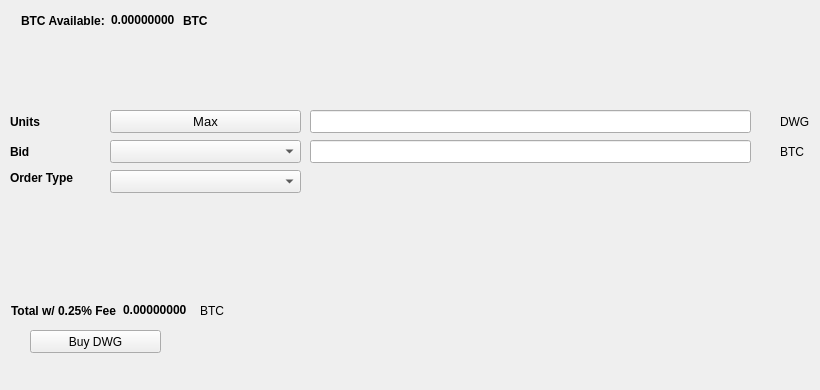
   <widget class="QWidget" name="BuyTab">
    <attribute name="title">
     <string>Buy</string>
    </attribute>
    <widget class="QPushButton" name="BuyDWG">
     <property name="geometry">
      <rect>
       <x>30</x>
       <y>330</y>
       <width>131</width>
       <height>23</height>
      </rect>
     </property>
     <property name="text">
      <string>Buy DWG</string>
     </property>
     <property name="icon">
      <iconset resource="../dwg.qrc">
       <normaloff>:/icons/bitcoin</normaloff>:/icons/bitcoin</iconset>
     </property>
    </widget>
    <widget class="QLabel" name="label_3">
     <property name="geometry">
      <rect>
       <x>10</x>
       <y>110</y>
       <width>46</width>
       <height>23</height>
      </rect>
     </property>
     <property name="font">
      <font>
       <weight>75</weight>
       <bold>true</bold>
      </font>
     </property>
     <property name="text">
      <string>Units</string>
     </property>
    </widget>
    <widget class="QLineEdit" name="UnitsInput">
     <property name="geometry">
      <rect>
       <x>310</x>
       <y>110</y>
       <width>441</width>
       <height>23</height>
      </rect>
     </property>
     <property name="font">
      <font>
       <pointsize>9</pointsize>
       <weight>75</weight>
       <bold>true</bold>
      </font>
     </property>
    </widget>
    <widget class="QLineEdit" name="BuyBidPriceEdit">
     <property name="geometry">
      <rect>
       <x>310</x>
       <y>140</y>
       <width>441</width>
       <height>23</height>
      </rect>
     </property>
     <property name="font">
      <font>
       <pointsize>9</pointsize>
       <weight>75</weight>
       <bold>true</bold>
      </font>
     </property>
    </widget>
    <widget class="QLabel" name="label_4">
     <property name="geometry">
      <rect>
       <x>780</x>
       <y>110</y>
       <width>31</width>
       <height>23</height>
      </rect>
     </property>
     <property name="text">
      <string>DWG</string>
     </property>
    </widget>
    <widget class="QLabel" name="label_5">
     <property name="geometry">
      <rect>
       <x>780</x>
       <y>140</y>
       <width>31</width>
       <height>23</height>
      </rect>
     </property>
     <property name="text">
      <string>BTC</string>
     </property>
    </widget>
    <widget class="QLabel" name="label_6">
     <property name="geometry">
      <rect>
       <x>10</x>
       <y>140</y>
       <width>46</width>
       <height>23</height>
      </rect>
     </property>
     <property name="font">
      <font>
       <weight>75</weight>
       <bold>true</bold>
      </font>
     </property>
     <property name="text">
      <string>Bid</string>
     </property>
    </widget>
    <widget class="QLabel" name="label_7">
     <property name="geometry">
      <rect>
       <x>10</x>
       <y>170</y>
       <width>91</width>
       <height>16</height>
      </rect>
     </property>
     <property name="font">
      <font>
       <weight>75</weight>
       <bold>true</bold>
      </font>
     </property>
     <property name="text">
      <string>Order Type</string>
     </property>
    </widget>
    <widget class="QPushButton" name="Buy_Max_Amount">
     <property name="geometry">
      <rect>
       <x>110</x>
       <y>110</y>
       <width>191</width>
       <height>23</height>
      </rect>
     </property>
     <property name="font">
      <font>
       <pointsize>10</pointsize>
      </font>
     </property>
     <property name="text">
      <string>Max</string>
     </property>
    </widget>
    <widget class="QComboBox" name="BuyBidcomboBox">
     <property name="geometry">
      <rect>
       <x>110</x>
       <y>140</y>
       <width>191</width>
       <height>23</height>
      </rect>
     </property>
     <property name="font">
      <font>
       <pointsize>10</pointsize>
      </font>
     </property>
    </widget>
    <widget class="QComboBox" name="buyOrdertypeCombo">
     <property name="geometry">
      <rect>
       <x>110</x>
       <y>170</y>
       <width>191</width>
       <height>23</height>
      </rect>
     </property>
     <property name="font">
      <font>
       <pointsize>10</pointsize>
      </font>
     </property>
    </widget>
    <widget class="QWidget" name="layoutWidget1">
     <property name="geometry">
      <rect>
       <x>21</x>
       <y>11</y>
       <width>227</width>
       <height>19</height>
      </rect>
     </property>
     <layout class="QHBoxLayout" name="horizontalLayout_3">
      <item>
       <widget class="QLabel" name="label232">
        <property name="font">
         <font>
          <weight>75</weight>
          <bold>true</bold>
         </font>
        </property>
        <property name="text">
         <string>BTC Available:</string>
        </property>
       </widget>
      </item>
      <item>
       <widget class="QLabel" name="BtcAvailableLbl">
        <property name="palette">
         <palette>
          <active>
           <colorrole role="WindowText">
            <brush brushstyle="SolidPattern">
             <color alpha="255">
              <red>0</red>
              <green>0</green>
              <blue>0</blue>
             </color>
            </brush>
           </colorrole>
           <colorrole role="Button">
            <brush brushstyle="SolidPattern">
             <color alpha="255">
              <red>0</red>
              <green>170</green>
              <blue>0</blue>
             </color>
            </brush>
           </colorrole>
           <colorrole role="Light">
            <brush brushstyle="SolidPattern">
             <color alpha="255">
              <red>0</red>
              <green>255</green>
              <blue>0</blue>
             </color>
            </brush>
           </colorrole>
           <colorrole role="Midlight">
            <brush brushstyle="SolidPattern">
             <color alpha="255">
              <red>0</red>
              <green>212</green>
              <blue>0</blue>
             </color>
            </brush>
           </colorrole>
           <colorrole role="Dark">
            <brush brushstyle="SolidPattern">
             <color alpha="255">
              <red>0</red>
              <green>85</green>
              <blue>0</blue>
             </color>
            </brush>
           </colorrole>
           <colorrole role="Mid">
            <brush brushstyle="SolidPattern">
             <color alpha="255">
              <red>0</red>
              <green>113</green>
              <blue>0</blue>
             </color>
            </brush>
           </colorrole>
           <colorrole role="Text">
            <brush brushstyle="SolidPattern">
             <color alpha="255">
              <red>0</red>
              <green>170</green>
              <blue>0</blue>
             </color>
            </brush>
           </colorrole>
           <colorrole role="BrightText">
            <brush brushstyle="SolidPattern">
             <color alpha="255">
              <red>255</red>
              <green>255</green>
              <blue>255</blue>
             </color>
            </brush>
           </colorrole>
           <colorrole role="ButtonText">
            <brush brushstyle="SolidPattern">
             <color alpha="255">
              <red>0</red>
              <green>0</green>
              <blue>0</blue>
             </color>
            </brush>
           </colorrole>
           <colorrole role="Base">
            <brush brushstyle="SolidPattern">
             <color alpha="255">
              <red>255</red>
              <green>255</green>
              <blue>255</blue>
             </color>
            </brush>
           </colorrole>
           <colorrole role="Window">
            <brush brushstyle="SolidPattern">
             <color alpha="255">
              <red>0</red>
              <green>170</green>
              <blue>0</blue>
             </color>
            </brush>
           </colorrole>
           <colorrole role="Shadow">
            <brush brushstyle="SolidPattern">
             <color alpha="255">
              <red>0</red>
              <green>0</green>
              <blue>0</blue>
             </color>
            </brush>
           </colorrole>
           <colorrole role="AlternateBase">
            <brush brushstyle="SolidPattern">
             <color alpha="255">
              <red>127</red>
              <green>212</green>
              <blue>127</blue>
             </color>
            </brush>
           </colorrole>
           <colorrole role="ToolTipBase">
            <brush brushstyle="SolidPattern">
             <color alpha="255">
              <red>255</red>
              <green>255</green>
              <blue>220</blue>
             </color>
            </brush>
           </colorrole>
           <colorrole role="ToolTipText">
            <brush brushstyle="SolidPattern">
             <color alpha="255">
              <red>0</red>
              <green>0</green>
              <blue>0</blue>
             </color>
            </brush>
           </colorrole>
          </active>
          <inactive>
           <colorrole role="WindowText">
            <brush brushstyle="SolidPattern">
             <color alpha="255">
              <red>0</red>
              <green>0</green>
              <blue>0</blue>
             </color>
            </brush>
           </colorrole>
           <colorrole role="Button">
            <brush brushstyle="SolidPattern">
             <color alpha="255">
              <red>0</red>
              <green>170</green>
              <blue>0</blue>
             </color>
            </brush>
           </colorrole>
           <colorrole role="Light">
            <brush brushstyle="SolidPattern">
             <color alpha="255">
              <red>0</red>
              <green>255</green>
              <blue>0</blue>
             </color>
            </brush>
           </colorrole>
           <colorrole role="Midlight">
            <brush brushstyle="SolidPattern">
             <color alpha="255">
              <red>0</red>
              <green>212</green>
              <blue>0</blue>
             </color>
            </brush>
           </colorrole>
           <colorrole role="Dark">
            <brush brushstyle="SolidPattern">
             <color alpha="255">
              <red>0</red>
              <green>85</green>
              <blue>0</blue>
             </color>
            </brush>
           </colorrole>
           <colorrole role="Mid">
            <brush brushstyle="SolidPattern">
             <color alpha="255">
              <red>0</red>
              <green>113</green>
              <blue>0</blue>
             </color>
            </brush>
           </colorrole>
           <colorrole role="Text">
            <brush brushstyle="SolidPattern">
             <color alpha="255">
              <red>0</red>
              <green>170</green>
              <blue>0</blue>
             </color>
            </brush>
           </colorrole>
           <colorrole role="BrightText">
            <brush brushstyle="SolidPattern">
             <color alpha="255">
              <red>255</red>
              <green>255</green>
              <blue>255</blue>
             </color>
            </brush>
           </colorrole>
           <colorrole role="ButtonText">
            <brush brushstyle="SolidPattern">
             <color alpha="255">
              <red>0</red>
              <green>0</green>
              <blue>0</blue>
             </color>
            </brush>
           </colorrole>
           <colorrole role="Base">
            <brush brushstyle="SolidPattern">
             <color alpha="255">
              <red>255</red>
              <green>255</green>
              <blue>255</blue>
             </color>
            </brush>
           </colorrole>
           <colorrole role="Window">
            <brush brushstyle="SolidPattern">
             <color alpha="255">
              <red>0</red>
              <green>170</green>
              <blue>0</blue>
             </color>
            </brush>
           </colorrole>
           <colorrole role="Shadow">
            <brush brushstyle="SolidPattern">
             <color alpha="255">
              <red>0</red>
              <green>0</green>
              <blue>0</blue>
             </color>
            </brush>
           </colorrole>
           <colorrole role="AlternateBase">
            <brush brushstyle="SolidPattern">
             <color alpha="255">
              <red>127</red>
              <green>212</green>
              <blue>127</blue>
             </color>
            </brush>
           </colorrole>
           <colorrole role="ToolTipBase">
            <brush brushstyle="SolidPattern">
             <color alpha="255">
              <red>255</red>
              <green>255</green>
              <blue>220</blue>
             </color>
            </brush>
           </colorrole>
           <colorrole role="ToolTipText">
            <brush brushstyle="SolidPattern">
             <color alpha="255">
              <red>0</red>
              <green>0</green>
              <blue>0</blue>
             </color>
            </brush>
           </colorrole>
          </inactive>
          <disabled>
           <colorrole role="WindowText">
            <brush brushstyle="SolidPattern">
             <color alpha="255">
              <red>0</red>
              <green>85</green>
              <blue>0</blue>
             </color>
            </brush>
           </colorrole>
           <colorrole role="Button">
            <brush brushstyle="SolidPattern">
             <color alpha="255">
              <red>0</red>
              <green>170</green>
              <blue>0</blue>
             </color>
            </brush>
           </colorrole>
           <colorrole role="Light">
            <brush brushstyle="SolidPattern">
             <color alpha="255">
              <red>0</red>
              <green>255</green>
              <blue>0</blue>
             </color>
            </brush>
           </colorrole>
           <colorrole role="Midlight">
            <brush brushstyle="SolidPattern">
             <color alpha="255">
              <red>0</red>
              <green>212</green>
              <blue>0</blue>
             </color>
            </brush>
           </colorrole>
           <colorrole role="Dark">
            <brush brushstyle="SolidPattern">
             <color alpha="255">
              <red>0</red>
              <green>85</green>
              <blue>0</blue>
             </color>
            </brush>
           </colorrole>
           <colorrole role="Mid">
            <brush brushstyle="SolidPattern">
             <color alpha="255">
              <red>0</red>
              <green>113</green>
              <blue>0</blue>
             </color>
            </brush>
           </colorrole>
           <colorrole role="Text">
            <brush brushstyle="SolidPattern">
             <color alpha="255">
              <red>0</red>
              <green>85</green>
              <blue>0</blue>
             </color>
            </brush>
           </colorrole>
           <colorrole role="BrightText">
            <brush brushstyle="SolidPattern">
             <color alpha="255">
              <red>255</red>
              <green>255</green>
              <blue>255</blue>
             </color>
            </brush>
           </colorrole>
           <colorrole role="ButtonText">
            <brush brushstyle="SolidPattern">
             <color alpha="255">
              <red>0</red>
              <green>85</green>
              <blue>0</blue>
             </color>
            </brush>
           </colorrole>
           <colorrole role="Base">
            <brush brushstyle="SolidPattern">
             <color alpha="255">
              <red>0</red>
              <green>170</green>
              <blue>0</blue>
             </color>
            </brush>
           </colorrole>
           <colorrole role="Window">
            <brush brushstyle="SolidPattern">
             <color alpha="255">
              <red>0</red>
              <green>170</green>
              <blue>0</blue>
             </color>
            </brush>
           </colorrole>
           <colorrole role="Shadow">
            <brush brushstyle="SolidPattern">
             <color alpha="255">
              <red>0</red>
              <green>0</green>
              <blue>0</blue>
             </color>
            </brush>
           </colorrole>
           <colorrole role="AlternateBase">
            <brush brushstyle="SolidPattern">
             <color alpha="255">
              <red>0</red>
              <green>170</green>
              <blue>0</blue>
             </color>
            </brush>
           </colorrole>
           <colorrole role="ToolTipBase">
            <brush brushstyle="SolidPattern">
             <color alpha="255">
              <red>255</red>
              <green>255</green>
              <blue>220</blue>
             </color>
            </brush>
           </colorrole>
           <colorrole role="ToolTipText">
            <brush brushstyle="SolidPattern">
             <color alpha="255">
              <red>0</red>
              <green>0</green>
              <blue>0</blue>
             </color>
            </brush>
           </colorrole>
          </disabled>
         </palette>
        </property>
        <property name="font">
         <font>
          <weight>75</weight>
          <bold>true</bold>
         </font>
        </property>
        <property name="text">
         <string>0.00000000</string>
        </property>
        <property name="textInteractionFlags">
         <set>Qt::LinksAccessibleByMouse|Qt::TextSelectableByKeyboard|Qt::TextSelectableByMouse</set>
        </property>
       </widget>
      </item>
      <item>
       <widget class="QLabel" name="BtcAvailableLbl_2">
        <property name="font">
         <font>
          <weight>75</weight>
          <bold>true</bold>
         </font>
        </property>
        <property name="text">
         <string>BTC</string>
        </property>
       </widget>
      </item>
     </layout>
    </widget>
    <widget class="QWidget" name="layoutWidge2">
     <property name="geometry">
      <rect>
       <x>11</x>
       <y>301</y>
       <width>259</width>
       <height>19</height>
      </rect>
     </property>
     <layout class="QHBoxLayout" name="horizontalLayout_4">
      <item>
       <widget class="QLabel" name="label_9">
        <property name="font">
         <font>
          <weight>75</weight>
          <bold>true</bold>
         </font>
        </property>
        <property name="text">
         <string>Total w/ 0.25% Fee</string>
        </property>
       </widget>
      </item>
      <item>
       <widget class="QLabel" name="BuyCostLabel">
        <property name="palette">
         <palette>
          <active>
           <colorrole role="WindowText">
            <brush brushstyle="SolidPattern">
             <color alpha="255">
              <red>0</red>
              <green>0</green>
              <blue>0</blue>
             </color>
            </brush>
           </colorrole>
           <colorrole role="Button">
            <brush brushstyle="SolidPattern">
             <color alpha="255">
              <red>0</red>
              <green>170</green>
              <blue>0</blue>
             </color>
            </brush>
           </colorrole>
           <colorrole role="Light">
            <brush brushstyle="SolidPattern">
             <color alpha="255">
              <red>0</red>
              <green>255</green>
              <blue>0</blue>
             </color>
            </brush>
           </colorrole>
           <colorrole role="Midlight">
            <brush brushstyle="SolidPattern">
             <color alpha="255">
              <red>0</red>
              <green>212</green>
              <blue>0</blue>
             </color>
            </brush>
           </colorrole>
           <colorrole role="Dark">
            <brush brushstyle="SolidPattern">
             <color alpha="255">
              <red>0</red>
              <green>85</green>
              <blue>0</blue>
             </color>
            </brush>
           </colorrole>
           <colorrole role="Mid">
            <brush brushstyle="SolidPattern">
             <color alpha="255">
              <red>0</red>
              <green>113</green>
              <blue>0</blue>
             </color>
            </brush>
           </colorrole>
           <colorrole role="Text">
            <brush brushstyle="SolidPattern">
             <color alpha="255">
              <red>0</red>
              <green>170</green>
              <blue>0</blue>
             </color>
            </brush>
           </colorrole>
           <colorrole role="BrightText">
            <brush brushstyle="SolidPattern">
             <color alpha="255">
              <red>255</red>
              <green>255</green>
              <blue>255</blue>
             </color>
            </brush>
           </colorrole>
           <colorrole role="ButtonText">
            <brush brushstyle="SolidPattern">
             <color alpha="255">
              <red>0</red>
              <green>0</green>
              <blue>0</blue>
             </color>
            </brush>
           </colorrole>
           <colorrole role="Base">
            <brush brushstyle="SolidPattern">
             <color alpha="255">
              <red>255</red>
              <green>255</green>
              <blue>255</blue>
             </color>
            </brush>
           </colorrole>
           <colorrole role="Window">
            <brush brushstyle="SolidPattern">
             <color alpha="255">
              <red>0</red>
              <green>170</green>
              <blue>0</blue>
             </color>
            </brush>
           </colorrole>
           <colorrole role="Shadow">
            <brush brushstyle="SolidPattern">
             <color alpha="255">
              <red>0</red>
              <green>0</green>
              <blue>0</blue>
             </color>
            </brush>
           </colorrole>
           <colorrole role="AlternateBase">
            <brush brushstyle="SolidPattern">
             <color alpha="255">
              <red>127</red>
              <green>212</green>
              <blue>127</blue>
             </color>
            </brush>
           </colorrole>
           <colorrole role="ToolTipBase">
            <brush brushstyle="SolidPattern">
             <color alpha="255">
              <red>255</red>
              <green>255</green>
              <blue>220</blue>
             </color>
            </brush>
           </colorrole>
           <colorrole role="ToolTipText">
            <brush brushstyle="SolidPattern">
             <color alpha="255">
              <red>0</red>
              <green>0</green>
              <blue>0</blue>
             </color>
            </brush>
           </colorrole>
          </active>
          <inactive>
           <colorrole role="WindowText">
            <brush brushstyle="SolidPattern">
             <color alpha="255">
              <red>0</red>
              <green>0</green>
              <blue>0</blue>
             </color>
            </brush>
           </colorrole>
           <colorrole role="Button">
            <brush brushstyle="SolidPattern">
             <color alpha="255">
              <red>0</red>
              <green>170</green>
              <blue>0</blue>
             </color>
            </brush>
           </colorrole>
           <colorrole role="Light">
            <brush brushstyle="SolidPattern">
             <color alpha="255">
              <red>0</red>
              <green>255</green>
              <blue>0</blue>
             </color>
            </brush>
           </colorrole>
           <colorrole role="Midlight">
            <brush brushstyle="SolidPattern">
             <color alpha="255">
              <red>0</red>
              <green>212</green>
              <blue>0</blue>
             </color>
            </brush>
           </colorrole>
           <colorrole role="Dark">
            <brush brushstyle="SolidPattern">
             <color alpha="255">
              <red>0</red>
              <green>85</green>
              <blue>0</blue>
             </color>
            </brush>
           </colorrole>
           <colorrole role="Mid">
            <brush brushstyle="SolidPattern">
             <color alpha="255">
              <red>0</red>
              <green>113</green>
              <blue>0</blue>
             </color>
            </brush>
           </colorrole>
           <colorrole role="Text">
            <brush brushstyle="SolidPattern">
             <color alpha="255">
              <red>0</red>
              <green>170</green>
              <blue>0</blue>
             </color>
            </brush>
           </colorrole>
           <colorrole role="BrightText">
            <brush brushstyle="SolidPattern">
             <color alpha="255">
              <red>255</red>
              <green>255</green>
              <blue>255</blue>
             </color>
            </brush>
           </colorrole>
           <colorrole role="ButtonText">
            <brush brushstyle="SolidPattern">
             <color alpha="255">
              <red>0</red>
              <green>0</green>
              <blue>0</blue>
             </color>
            </brush>
           </colorrole>
           <colorrole role="Base">
            <brush brushstyle="SolidPattern">
             <color alpha="255">
              <red>255</red>
              <green>255</green>
              <blue>255</blue>
             </color>
            </brush>
           </colorrole>
           <colorrole role="Window">
            <brush brushstyle="SolidPattern">
             <color alpha="255">
              <red>0</red>
              <green>170</green>
              <blue>0</blue>
             </color>
            </brush>
           </colorrole>
           <colorrole role="Shadow">
            <brush brushstyle="SolidPattern">
             <color alpha="255">
              <red>0</red>
              <green>0</green>
              <blue>0</blue>
             </color>
            </brush>
           </colorrole>
           <colorrole role="AlternateBase">
            <brush brushstyle="SolidPattern">
             <color alpha="255">
              <red>127</red>
              <green>212</green>
              <blue>127</blue>
             </color>
            </brush>
           </colorrole>
           <colorrole role="ToolTipBase">
            <brush brushstyle="SolidPattern">
             <color alpha="255">
              <red>255</red>
              <green>255</green>
              <blue>220</blue>
             </color>
            </brush>
           </colorrole>
           <colorrole role="ToolTipText">
            <brush brushstyle="SolidPattern">
             <color alpha="255">
              <red>0</red>
              <green>0</green>
              <blue>0</blue>
             </color>
            </brush>
           </colorrole>
          </inactive>
          <disabled>
           <colorrole role="WindowText">
            <brush brushstyle="SolidPattern">
             <color alpha="255">
              <red>0</red>
              <green>85</green>
              <blue>0</blue>
             </color>
            </brush>
           </colorrole>
           <colorrole role="Button">
            <brush brushstyle="SolidPattern">
             <color alpha="255">
              <red>0</red>
              <green>170</green>
              <blue>0</blue>
             </color>
            </brush>
           </colorrole>
           <colorrole role="Light">
            <brush brushstyle="SolidPattern">
             <color alpha="255">
              <red>0</red>
              <green>255</green>
              <blue>0</blue>
             </color>
            </brush>
           </colorrole>
           <colorrole role="Midlight">
            <brush brushstyle="SolidPattern">
             <color alpha="255">
              <red>0</red>
              <green>212</green>
              <blue>0</blue>
             </color>
            </brush>
           </colorrole>
           <colorrole role="Dark">
            <brush brushstyle="SolidPattern">
             <color alpha="255">
              <red>0</red>
              <green>85</green>
              <blue>0</blue>
             </color>
            </brush>
           </colorrole>
           <colorrole role="Mid">
            <brush brushstyle="SolidPattern">
             <color alpha="255">
              <red>0</red>
              <green>113</green>
              <blue>0</blue>
             </color>
            </brush>
           </colorrole>
           <colorrole role="Text">
            <brush brushstyle="SolidPattern">
             <color alpha="255">
              <red>0</red>
              <green>85</green>
              <blue>0</blue>
             </color>
            </brush>
           </colorrole>
           <colorrole role="BrightText">
            <brush brushstyle="SolidPattern">
             <color alpha="255">
              <red>255</red>
              <green>255</green>
              <blue>255</blue>
             </color>
            </brush>
           </colorrole>
           <colorrole role="ButtonText">
            <brush brushstyle="SolidPattern">
             <color alpha="255">
              <red>0</red>
              <green>85</green>
              <blue>0</blue>
             </color>
            </brush>
           </colorrole>
           <colorrole role="Base">
            <brush brushstyle="SolidPattern">
             <color alpha="255">
              <red>0</red>
              <green>170</green>
              <blue>0</blue>
             </color>
            </brush>
           </colorrole>
           <colorrole role="Window">
            <brush brushstyle="SolidPattern">
             <color alpha="255">
              <red>0</red>
              <green>170</green>
              <blue>0</blue>
             </color>
            </brush>
           </colorrole>
           <colorrole role="Shadow">
            <brush brushstyle="SolidPattern">
             <color alpha="255">
              <red>0</red>
              <green>0</green>
              <blue>0</blue>
             </color>
            </brush>
           </colorrole>
           <colorrole role="AlternateBase">
            <brush brushstyle="SolidPattern">
             <color alpha="255">
              <red>0</red>
              <green>170</green>
              <blue>0</blue>
             </color>
            </brush>
           </colorrole>
           <colorrole role="ToolTipBase">
            <brush brushstyle="SolidPattern">
             <color alpha="255">
              <red>255</red>
              <green>255</green>
              <blue>220</blue>
             </color>
            </brush>
           </colorrole>
           <colorrole role="ToolTipText">
            <brush brushstyle="SolidPattern">
             <color alpha="255">
              <red>0</red>
              <green>0</green>
              <blue>0</blue>
             </color>
            </brush>
           </colorrole>
          </disabled>
         </palette>
        </property>
        <property name="font">
         <font>
          <weight>75</weight>
          <bold>true</bold>
         </font>
        </property>
        <property name="autoFillBackground">
         <bool>false</bool>
        </property>
        <property name="text">
         <string>0.00000000</string>
        </property>
        <property name="textInteractionFlags">
         <set>Qt::LinksAccessibleByMouse|Qt::TextSelectableByMouse</set>
        </property>
       </widget>
      </item>
      <item>
       <widget class="QLabel" name="label_10">
        <property name="font">
         <font>
          <weight>50</weight>
          <bold>false</bold>
         </font>
        </property>
        <property name="text">
         <string>BTC</string>
        </property>
       </widget>
      </item>
     </layout>
    </widget>
    <widget class="QLabel" name="label_24">
     <property name="geometry">
      <rect>
       <x>460</x>
       <y>300</y>
       <width>281</width>
       <height>81</height>
      </rect>
     </property>
     <property name="text">
      <string/>
     </property>
     <property name="pixmap">
      <pixmap>:/images/bittrex</pixmap>
     </property>
    </widget>
   </widget>
